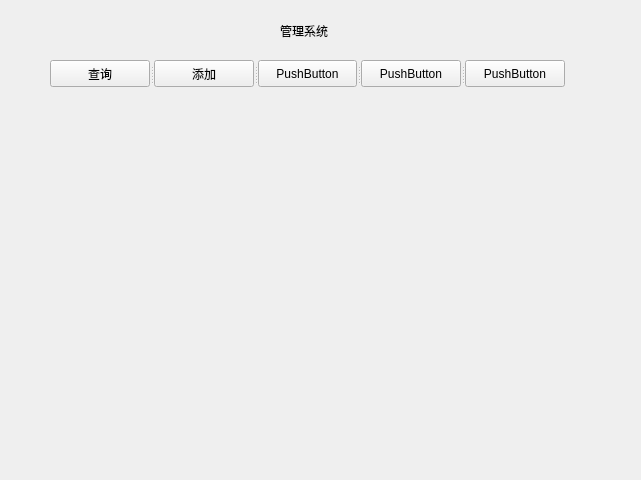
<?xml version="1.0" encoding="UTF-8"?>
<ui version="4.0">
 <class>MainWindow</class>
 <widget class="QMainWindow" name="MainWindow">
  <property name="geometry">
   <rect>
    <x>0</x>
    <y>0</y>
    <width>641</width>
    <height>480</height>
   </rect>
  </property>
  <property name="windowTitle">
   <string>MainWindow</string>
  </property>
  <widget class="QWidget" name="centralwidget">
   <widget class="QWidget" name="gridLayoutWidget">
    <property name="geometry">
     <rect>
      <x>0</x>
      <y>90</y>
      <width>641</width>
      <height>391</height>
     </rect>
    </property>
    <layout class="QGridLayout" name="gridLayout"/>
   </widget>
   <widget class="QLabel" name="label1">
    <property name="geometry">
     <rect>
      <x>280</x>
      <y>10</y>
      <width>121</width>
      <height>41</height>
     </rect>
    </property>
    <property name="text">
     <string>管理系统</string>
    </property>
   </widget>
   <widget class="QSplitter" name="splitter">
    <property name="geometry">
     <rect>
      <x>50</x>
      <y>60</y>
      <width>515</width>
      <height>27</height>
     </rect>
    </property>
    <property name="orientation">
     <enum>Qt::Horizontal</enum>
    </property>
    <widget class="QPushButton" name="pushButton">
     <property name="text">
      <string>查询</string>
     </property>
    </widget>
    <widget class="QPushButton" name="pushButton_2">
     <property name="text">
      <string>添加</string>
     </property>
    </widget>
    <widget class="QPushButton" name="pushButton_3">
     <property name="text">
      <string>PushButton</string>
     </property>
    </widget>
    <widget class="QPushButton" name="pushButton_4">
     <property name="text">
      <string>PushButton</string>
     </property>
    </widget>
    <widget class="QPushButton" name="pushButton_5">
     <property name="text">
      <string>PushButton</string>
     </property>
    </widget>
   </widget>
  </widget>
 </widget>
 <resources/>
 <connections>
  <connection>
   <sender>pushButton</sender>
   <signal>clicked()</signal>
   <receiver>MainWindow</receiver>
   <slot>show_find()</slot>
   <hints>
    <hint type="sourcelabel">
     <x>120</x>
     <y>71</y>
    </hint>
    <hint type="destinationlabel">
     <x>108</x>
     <y>116</y>
    </hint>
   </hints>
  </connection>
  <connection>
   <sender>pushButton_2</sender>
   <signal>clicked()</signal>
   <receiver>MainWindow</receiver>
   <slot>show_find()</slot>
   <hints>
    <hint type="sourcelabel">
     <x>193</x>
     <y>78</y>
    </hint>
    <hint type="destinationlabel">
     <x>192</x>
     <y>115</y>
    </hint>
   </hints>
  </connection>
 </connections>
 <slots>
  <slot>show_find()</slot>
  <slot>show_add()</slot>
 </slots>
</ui>
